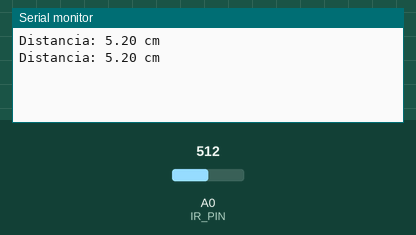
Recording of a sketch running on a simulated Arduino Uno, built with avr-gcc and run on an emulated ATmega328P. On the bench: the last lines printed to the serial monitor. Inputs (shaded band) come from the test bench; at power-on: A0 (IR_PIN) = 512.

Above: at 1.8 s.
1.9 s: A0 (IR_PIN) set to 0
At 2.8 s:
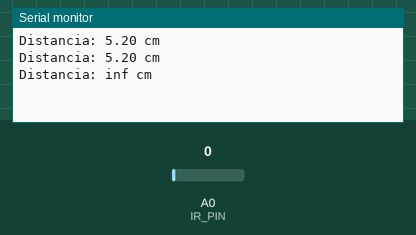
4.5 s: A0 (IR_PIN) set to 122
At 5.5 s:
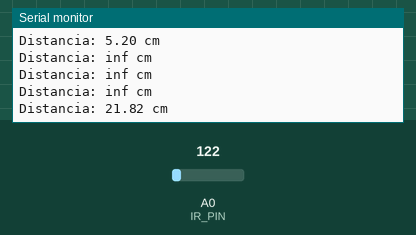

The sketch:

arduino_2ya02infra.ino
```cpp
#define IR_PIN A0 // Pino analógico onde o sensor está conectado

void setup() {
  // Inicializa a comunicação serial para monitoramento
  Serial.begin(9600);
}

void loop() {
  // Lê o valor analógico do sensor
  int sensorValue = analogRead(IR_PIN);

  // Converte o valor lido para volts
  float volts = sensorValue * 0.0048828125;  // value from sensor * (5/1024)

  // Calcula a distância usando uma fórmula adequada
  // A fórmula real para este sensor não é uma relação linear, portanto, um valor tabelado ou calibrado seria mais apropriado
  float distance = 13.0 * pow(volts, -1.0); // fórmula ajustada, a potência deve ser -1.0

  // Imprime a distância na porta serial
  Serial.print("Distancia: ");
  Serial.print(distance);
  Serial.println(" cm");

  // Aguarda um segundo antes de fazer a próxima leitura
  delay(1000);
}
```

Measured:
- after the input at 1.9 s, the serial monitor: prints a new line after 0.10 s (image 1)
- after the input at 4.5 s, the serial monitor: prints a new line after 0.50 s (image 2)
